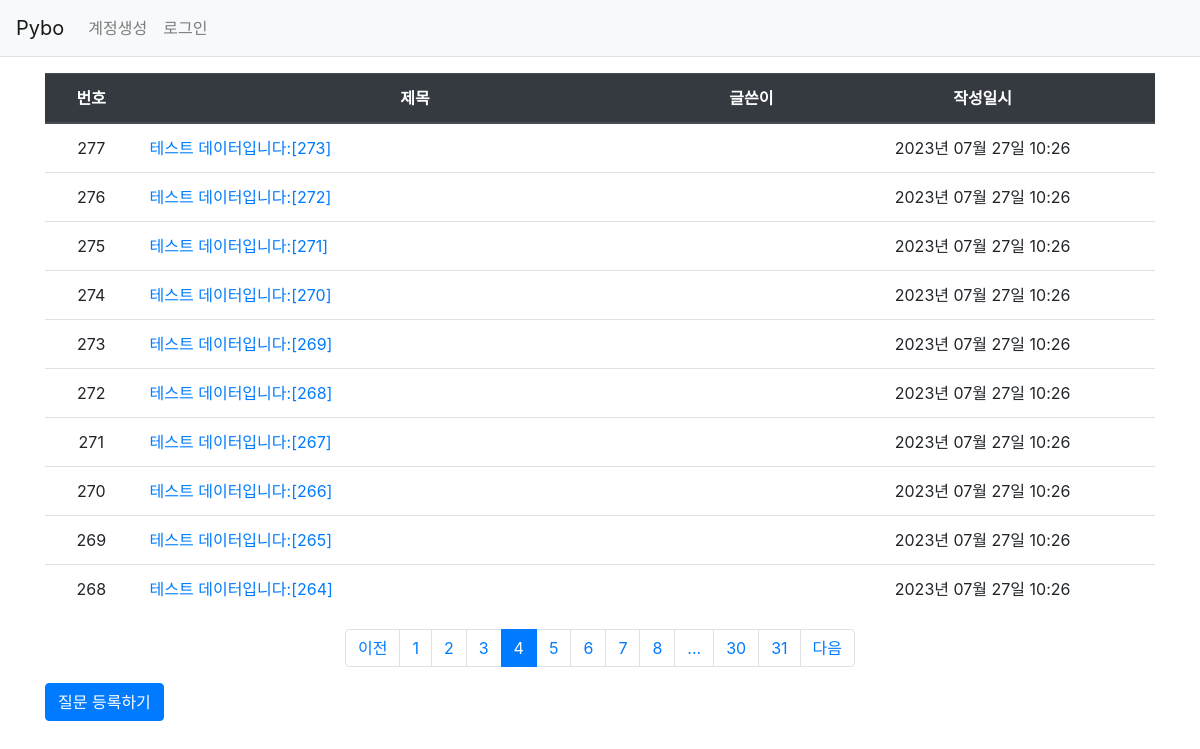
Screenshot of /question/list/?page=4 with the database file from the repository.
### pybo/models.py (models this page shows)
class Question(db.Model):
    id = db.Column(db.Integer, primary_key=True)
    subject = db.Column(db.String(200), nullable=False)
    content = db.Column(db.Text(), nullable=False)
    create_date = db.Column(db.DateTime(), nullable=False)
    user_id = db.Column(db.Integer, db.ForeignKey('user.id', ondelete='CASCADE'), nullable=True)
    user = db.relationship('User', backref=db.backref('question_set'))
    modify_date = db.Column(db.DateTime(), nullable=True)

### pybo/views/question_views.py (the view)
@bp.route('/list/')
def _list():
    page = request.args.get('page', type=int, default=1)
    question_list = Question.query.order_by(Question.create_date.desc())
    question_list = question_list.paginate(per_page=10)
    return render_template('question/question_list.html', question_list=question_list)

### pybo/filter.py (called while the page is built)
def format_datetime(value, fmt='%Y년 %m월 %d일 %H:%M'):
    return value.strftime(fmt)

### pybo/views/auth_views.py (called while the page is built)
@bp.before_app_request
def load_logged_in_user():
    user_id = session.get('user_id')
    if user_id is None:
        g.user = None
    else:
        g.user = User.query.get(user_id)

### pybo/templates/question/question_list.html (shortened to what this page needs)
{% extends 'base.html' %}
{% block content %}
<div class="container my-3">
    <table class="table">
        <thead>
        <tr class="text-center thead-dark">
            <th>번호</th>
            <th style="width:50%">제목</th>
            <th>글쓴이</th>
            <th>작성일시</th>
        </tr>
        </thead>
        <tbody>
        {% if question_list %}
        {% for question in question_list.items %}
        <tr class="text-center">
            <td>{{ question_list.total - ((question_list.page-1) * question_list.per_page) - loop.index0 }}</td>
            <td class="text-left">
                <a href="{{ url_for('question.detail', question_id=question.id) }}">{{ question.subject }}</a>
            </td>
            <td>{{ question.user.username }}</td>
            <td>{{ question.create_date|datetime }}</td>
        </tr>
        {% endfor %}
        {% else %}
        <tr>
            <td colspan="3">질문이 없습니다.</td>
        </tr>
        {% endif %}
        </tbody>
    </table>
    <ul class="pagination justify-content-center">
        {% if question_list.has_prev %}
        <li class="page-item">
            <a class="page-link" href="?page={{ question_list.prev_num }}">이전</a>
        </li>
        {% else %}
        <li class="page-item disabled">
            <a class="page-link" tabindex="-1" aria-disabled="true" href="#">이전</a>
        </li>
        {% endif %}
        {% for page_num in question_list.iter_pages() %}
            {% if page_num %}
                {% if page_num != question_list.page %}
                <li class="page-item">
                    <a class="page-link" href="?page={{ page_num }}">{{ page_num }}</a>
                </li>
                {% else %}
                <li class="page-item active" aria-current="page">
                    <a class="page-link" href="#">{{ page_num }}</a>
                </li>
                {% endif %}
            {% else %}
                <li class="disabled">
                    <a class="page-link" href="#">...</a>
                </li>
            {% endif %}
        {% endfor %}
        {% if question_list.has_next %}
        <li class="page-item">
            <a class="page-link" href="?page={{ question_list.next_num }}">다음</a>
        </li>
        {% else %}
        <li class="page-item disabled">
            <a class="page-link" tabindex="-1" aria-disabled="true" href="#">다음</a>
        </li>
        {% endif %}
    </ul>
    <a href="{{ url_for('question.create') }}" class="btn btn-primary">질문 등록하기
</a>
</div>
{% endblock %}

### rows the page displays
Question: total "277", subject "테스트 데이터입니다:[273]", create_date "2023년 07월 27일 10:26"
Question: total "276", subject "테스트 데이터입니다:[272]", create_date "2023년 07월 27일 10:26"
Question: total "275", subject "테스트 데이터입니다:[271]", create_date "2023년 07월 27일 10:26"
Question: total "274", subject "테스트 데이터입니다:[270]", create_date "2023년 07월 27일 10:26"
Question: total "273", subject "테스트 데이터입니다:[269]", create_date "2023년 07월 27일 10:26"
Question: total "272", subject "테스트 데이터입니다:[268]", create_date "2023년 07월 27일 10:26"
Question: total "271", subject "테스트 데이터입니다:[267]", create_date "2023년 07월 27일 10:26"
Question: total "270", subject "테스트 데이터입니다:[266]", create_date "2023년 07월 27일 10:26"
Question: total "269", subject "테스트 데이터입니다:[265]", create_date "2023년 07월 27일 10:26"
Question: total "268", subject "테스트 데이터입니다:[264]", create_date "2023년 07월 27일 10:26"

### other values shown
{{ page_num }} "1" "2" "3" "5" "6" "7" "8" "30" "31"
{{ page_num }} "4"
